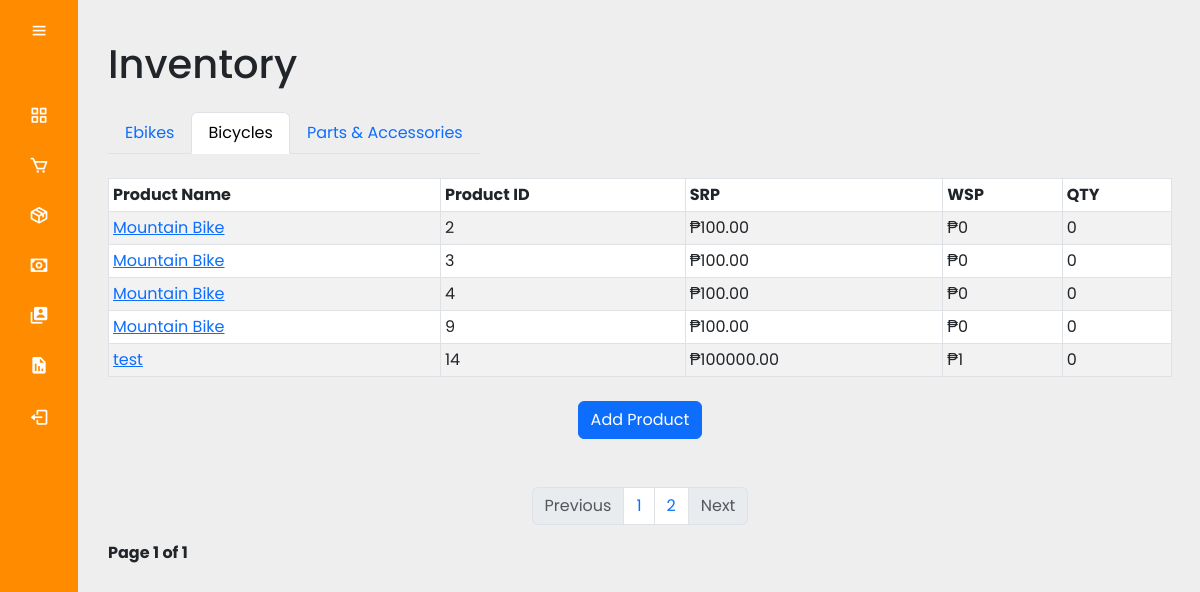
Page /admin/inventory.php?category=bicycles&page_no=1 (signed in) on the committed database.
### tables this page shows
CREATE TABLE `products` (
  `product_id` int(11) NOT NULL,
  `product_name` varchar(100) NOT NULL,
  `product_category` varchar(100) NOT NULL,
  `product_description` varchar(255) NOT NULL,
  `product_image` varchar(255) NOT NULL,
  `product_image2` varchar(255) NOT NULL,
  `product_image3` varchar(255) NOT NULL,
  `product_image4` varchar(255) NOT NULL,
  `product_price` decimal(8,2) NOT NULL,
  `product_special_offer` int(2) NOT NULL,
  `product_color` text NOT NULL,
  `product_size` varchar(250) NOT NULL,
  `product_quantity` int(11) NOT NULL
);

### admin/inventory.php (the view, shortened to what this page needs)
<?php include('header.php'); ?>
<?php
$page_no = isset($_GET['page_no']) ? $_GET['page_no'] : 1;
$category = isset($_GET['category']) ? $_GET['category'] : 'Ebike';
$category_condition = '';
if ($category === 'Ebike') {
    $category_condition = "WHERE product_category = 'Ebike'";
} else if ($category === 'bicycles') {
    $category_condition = "WHERE product_category = 'Bike'";
} else if ($category === 'parts_accessories') {
    $category_condition = "WHERE product_category = 'parts'";
}
$stmt1 = $conn->prepare("SELECT COUNT(*) AS total_records FROM products $category_condition");
$stmt1->execute();
$stmt1->bind_result($total_records);
$total_records_per_page = 5;
$total_no_of_pages = ceil($total_records / $total_records_per_page);
$page_no = max(1, min($page_no, $total_no_of_pages));
$offset = ($page_no - 1) * $total_records_per_page;
$category_condition = "";
$params = array($offset, $total_records_per_page);
if ($category === 'Ebike') {
    $category_condition = "WHERE product_category = 'Ebike'";
} else if ($category === 'bicycles') {
    $category_condition = "WHERE product_category = 'Bike'";
} else if ($category === 'parts_accessories') {
    $category_condition = "WHERE product_category = 'parts'";
}
$query = "SELECT * FROM products $category_condition LIMIT ?, ?";
$stmt2 = $conn->prepare($query);
$stmt2->bind_param("ii", ...$params);
$stmt2->execute();
$products = $stmt2->get_result();
?>
<?php include('security.php');
include('sidemenu.php'); ?>
<div class="main-content">
        <div class="container-fluid">
            <h1 class="my-4">Inventory</h1>
           <div class="d-flex justify-content-left mb-4">
    <ul class="nav nav-tabs">
        <li class="nav-item">
            <a class="nav-link <?= ($category === 'Ebike' || $category === '') ? 'active' : ''; ?>" href="?category=Ebike&page_no=<?= $page_no ?>">Ebikes</a>
        </li>
        <li class="nav-item">
            <a class="nav-link <?= ($category === 'bicycles') ? 'active' : ''; ?>" href="?category=bicycles&page_no=<?= $page_no ?>">Bicycles</a>
        </li>
        <li class="nav-item">
            <a class="nav-link <?= ($category === 'parts_accessories') ? 'active' : ''; ?>" href="?category=parts_accessories&page_no=<?= $page_no ?>">Parts & Accessories</a>
        </li>
    </ul>
</div>
            <div class="table-responsive">
                <table class="table table-striped table-bordered table-hover table-sm">
                    <thead>
                        <tr>
                            <th scope="col">Product Name</th>
                            <th scope="col">Product ID</th>
                            <th scope="col">SRP</th>
                            <th scope="col">WSP</th>
                            <th scope="col">QTY</th>
                        </tr>
                    </thead>
                    <tbody>
                    <?php foreach($products as $product) { ?>
    <tr>
        <td><a href="product_details.php?product_id=<?php echo $product['product_id']; ?>"><?php echo $product['product_name']; ?></a></td>
        <td><?php echo $product['product_id']; ?></td>
        <td><?php echo "₱".$product['product_price']; ?></td>
        <td><?php echo "₱".$product['product_special_offer']; ?></td>
        <td><?php echo $product['product_quantity']; ?></td>
    </tr>
<?php } ?>
                    </tbody>
                </table>
    <div class="text-center mt-4">
        <a href="add_product.php" class="btn btn-primary">Add Product</a>
    </div>
</div>
                <nav aria-label="Page navigation example" class="text-center">
                    <ul class="pagination mt-5 justify-content-center">
                        <li class="page-item">
                            <a class="page-link <?= ($page_no <= 1) ? 'disabled' : ''; ?> " <?= ($page_no > 1) ? 'href="?category=' . $category . '&page_no=' .$previous_page : ''; ?>>Previous</a>
                        </li>
                        <li class="page-item"><a href="?category=<?= $category ?>&page_no=1" class="page-link">1</a></li>
                        <li class="page-item"><a href="?category=<?= $category ?>&page_no=2" class="page-link">2</a></li>
                        <li class="page-item">
                            <a class="page-link <?= ($page_no >= $total_no_of_pages) ? 'disabled' : ''; ?> " <?= ($page_no < $total_no_of_pages) ? 'href="?category=' . $category . '&page_no=' .$next_page : ''; ?>>Next</a>
                        </li>
                    </ul>
                </nav>
                <div class="p-10">
                    <strong>Page <?= $page_no; ?> of <?= $total_no_of_pages ?></strong>
                </div>
            </div>
    </div>

### assets/css/admin_style.css (style rules this page uses)
* { margin: 0; padding: 0; box-sizing: border-box; font-family: 'Poppins', sans-serif; }
body { background-color: #eee; }
.main-content { position: relative; min-height: 100vh; top: 0; left: 80px; transition: all 0.5s ease; width: calc(100% - 80px); padding: 1rem; }
.table-responsive { width: 100%; overflow-x: auto; }

### rows in the picture
products: product_name "Mountain Bike", product_id "2", product_price "100.00", product_special_offer "0", product_quantity "0"
products: product_name "Mountain Bike", product_id "3", product_price "100.00", product_special_offer "0", product_quantity "0"
products: product_name "Mountain Bike", product_id "4", product_price "100.00", product_special_offer "0", product_quantity "0"
products: product_name "Mountain Bike", product_id "9", product_price "100.00", product_special_offer "0", product_quantity "0"
products: product_name "test", product_id "14", product_price "100000.00", product_special_offer "1", product_quantity "0"

### other values in the picture
$page_no "1"
$total_no_of_pages "1"
